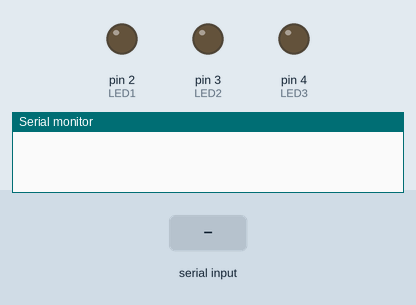
A sketch run on a simulated Arduino Uno, built with avr-gcc and run on an emulated ATmega328P. Shown: output pins drawn as LEDs (lit = HIGH), the last lines printed to the serial monitor. Inputs (shaded band) come from the test bench.

Above: at 1.2 s.
1.3 s: "1" received over Serial
At 1.8 s:
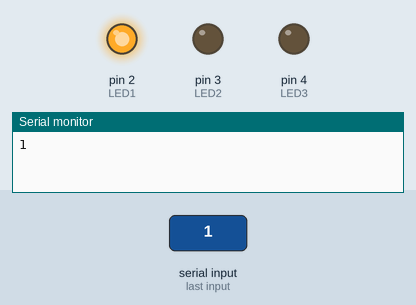
2.8 s: "2" received over Serial
At 4.0 s:
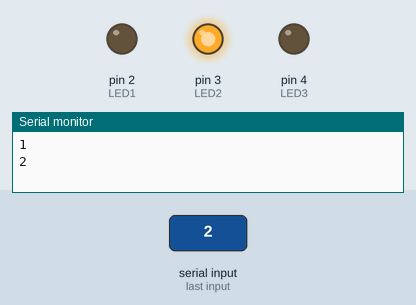
4.3 s: "3" received over Serial
At 5.2 s:
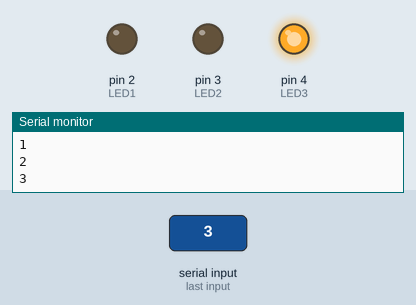
Timing chart, 0 to 7.3 s (numbered marks = the images above; inputs shaded):
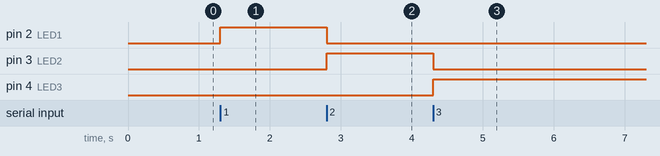

Measured:
- after the input at 1.3 s, pin 2 (LED1): LOW → HIGH at once
- after the input at 2.8 s, pin 2 (LED1): HIGH → LOW at once; pin 3 (LED2): LOW → HIGH at once
- after the input at 4.3 s, pin 3 (LED2): HIGH → LOW at once; pin 4 (LED3): LOW → HIGH at once

The sketch:

a03_Serial_LED_control.ino
```cpp
int count = 0;

#define LED1  2
#define LED2  3
#define LED3  4
void setup() {
  // put your setup code here, to run once:
  Serial.begin(9600);
  pinMode(LED1, OUTPUT);
  pinMode(LED2, OUTPUT);
  pinMode(LED3, OUTPUT);
}

void loop() {
  // put your main code here, to run repeatedly:

 // while(true){
  //while(Serial.available()){


  //  count++;
//    Serial.print(count);
 //   Serial.print(" : ");

//    if(c == '1'){
//      digitalWrite(LED1, HIGH);
//      Serial.println(c);
//    } else if(c == '2'){
//      digitalWrite(LED2, HIGH);
//      Serial.println(c);
//    } else if(c == '3'){
//      digitalWrite(LED3, HIGH);
//      Serial.println(c);
//    } else{
//      for(int i = 2; i < 5; i++){
//        digitalWrite(i, LOW);
//         Serial.println(c);
//      }

//    for(int i = 2; i< 5; i++){
//      digitalWrite(i, HIGH);
//      delay(1000);
//    }
//    for(int i = 2; i< 5; i++){
//      digitalWrite(i, LOW);
//      delay(1000);
//    }

    if(Serial.available()){
      char c = Serial.read();
      if(c == '1'){
        Serial.println(c);
        digitalWrite(LED1, HIGH);
        digitalWrite(LED2, LOW);
        digitalWrite(LED3, LOW);
      }
      if(c == '2'){
        Serial.println(c);
        digitalWrite(LED1, LOW);
        digitalWrite(LED2, HIGH);
        digitalWrite(LED3, LOW);
      }
      if(c == '3'){
        Serial.println(c);
        digitalWrite(LED1, LOW);
        digitalWrite(LED2, LOW);
        digitalWrite(LED3, HIGH);
      }
    }
  //}
}
```
